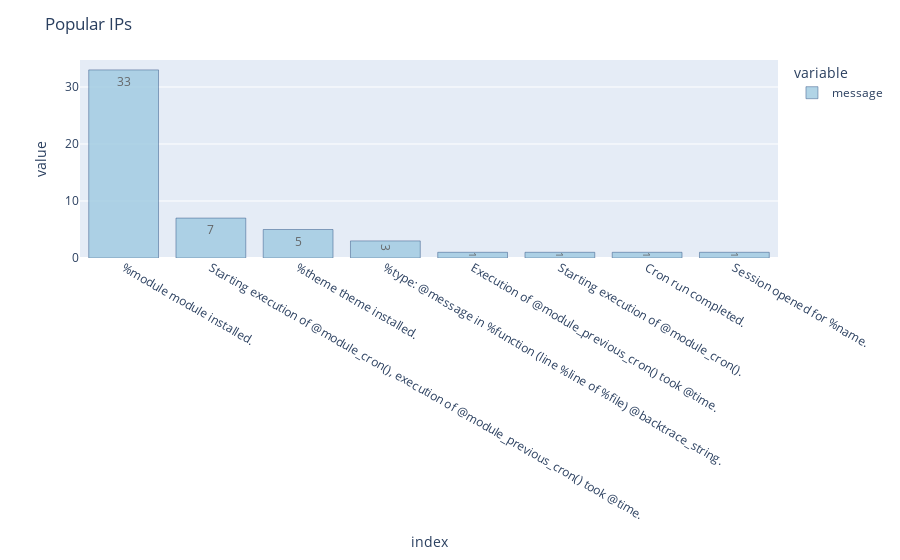

Notebook source saved alongside this figure:
### Code cell
#bar graph of the # of messages
msgDF = pd.DataFrame(data['message'].value_counts())
mBar = px.bar(data['message'].value_counts())
mBar.update_traces(text = msgDF['message'], textposition='inside')
mBar.update_traces(marker_color='rgb(158,202,225)', marker_line_color='rgb(8,48,107)',
                  marker_line_width=.5, opacity=0.8)
mBar.update_layout(title_text='Popular IPs')
mBar.show("png") #static img
mBar.show() #interactive ver

### Figure 1 — Plotly figure (JSON) as saved in the notebook; plotly's stock layout.template omitted (floating-point values rounded to 4 significant figures)
{"data": [{"alignmentgroup": "True", "hovertemplate": "variable=message<br>index=%{x}<br>value=%{y}<extra></extra>", "legendgroup": "message", "marker": {"color": "rgb(158,202,225)", "line": {"color": "rgb(8,48,107)", "width": 0.5}}, "name": "message", "offsetgroup": "message", "opacity": 0.8, "orientation": "v", "showlegend": true, "text": [33, 7, 5, 3, 1, 1, 1, 1], "textposition": "inside", "type": "bar", "x": ["%module module installed.", "Starting execution of @module_cron(), execution of @module_previous_cron() took @time.", "%theme theme installed.", "%type: @message in %function (line %line of %file) @backtrace_string.", "Execution of @module_previous_cron() took @time.", "Starting execution of @module_cron().", "Cron run completed.", "Session opened for %name."], "xaxis": "x", "y": [33, 7, 5, 3, 1, 1, 1, 1], "yaxis": "y"}], "layout": {"barmode": "relative", "legend": {"title": {"text": "variable"}, "tracegroupgap": 0}, "margin": {"t": 60}, "title": {"text": "Popular IPs"}, "xaxis": {"anchor": "y", "domain": [0, 1], "title": {"text": "index"}}, "yaxis": {"anchor": "x", "domain": [0, 1], "title": {"text": "value"}}}}
